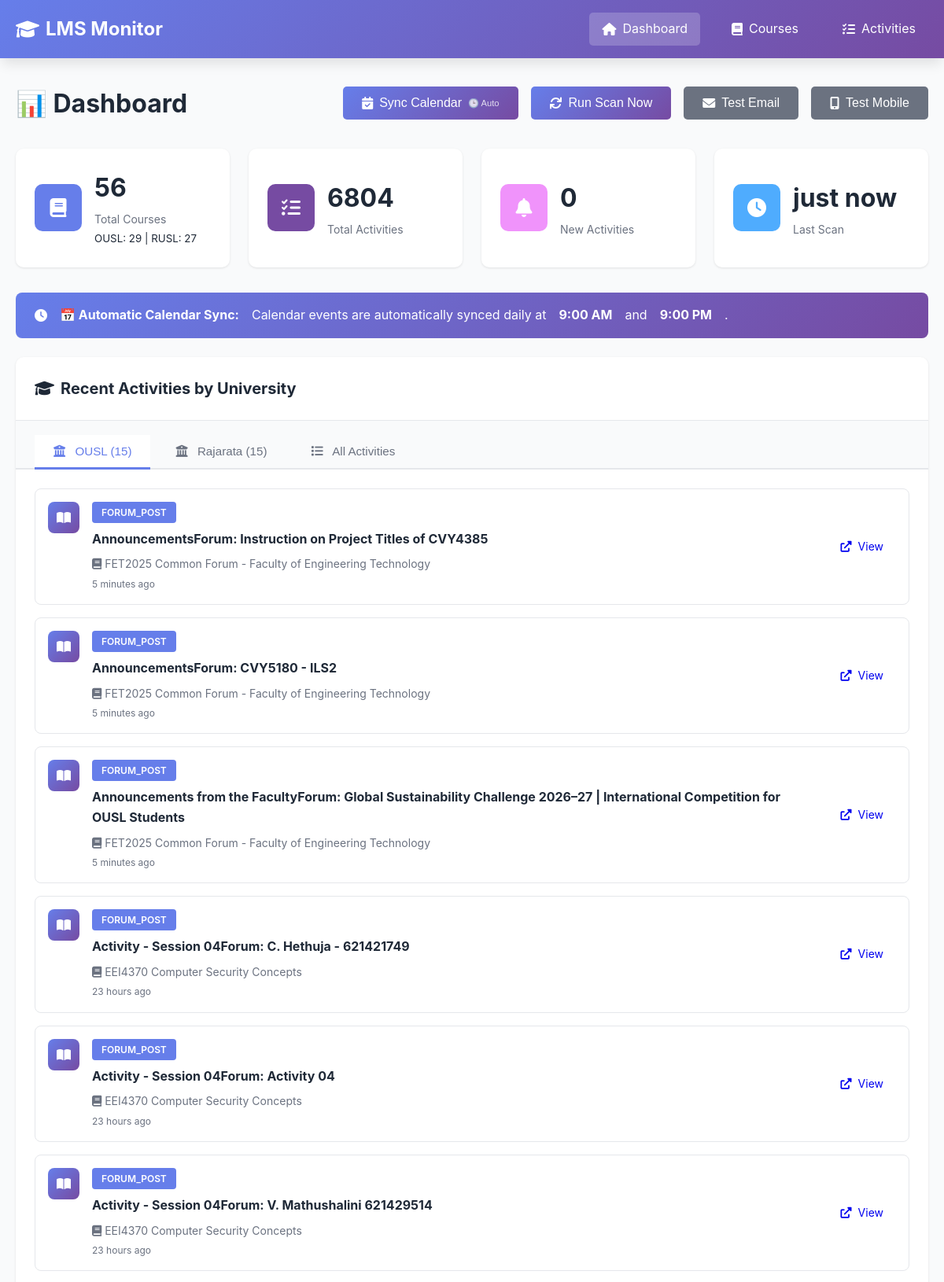
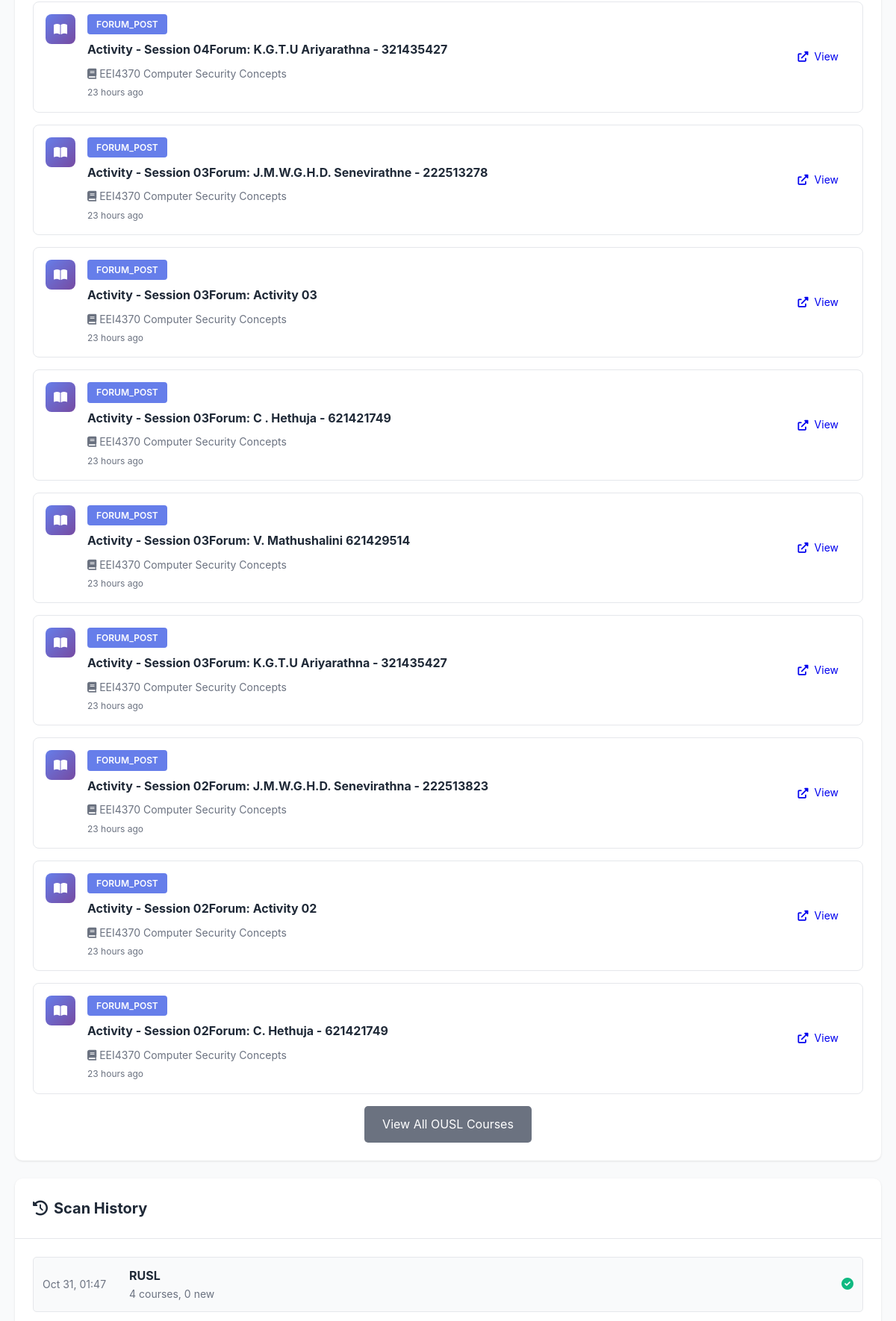
The page / (upper part) on the database its author committed (2 pictures, top to bottom).
### tables this page shows
CREATE TABLE scan_history (
                id INTEGER PRIMARY KEY AUTOINCREMENT,
                lms_name TEXT NOT NULL,
                scan_time TIMESTAMP DEFAULT CURRENT_TIMESTAMP,
                courses_found INTEGER,
                activities_found INTEGER,
                new_activities INTEGER,
                status TEXT,
                error_message TEXT
            );

CREATE TABLE courses (
                id INTEGER PRIMARY KEY AUTOINCREMENT,
                course_id TEXT UNIQUE NOT NULL,
                lms_name TEXT NOT NULL,
                course_name TEXT NOT NULL,
                course_url TEXT,
                first_seen TIMESTAMP DEFAULT CURRENT_TIMESTAMP,
                last_checked TIMESTAMP DEFAULT CURRENT_TIMESTAMP
            );

### app.py (the view, shortened to what this page needs)
@app.route('/')
def index():
    stats = db.get_stats()
    recent_activities = db.get_recent_activities(limit=20)
    scan_history = db.get_scan_history(limit=10)
    ousl_activities = db.get_activities_by_lms('OUSL', limit=15)
    rusl_activities = db.get_activities_by_lms('RUSL', limit=15)
    upcoming_deadlines = db.get_all_upcoming_deadlines(days_ahead=365)
    import re
    is_render = os.getenv('RENDER') is not None or os.getenv('RAILWAY_ENVIRONMENT') is not None
    return render_template('index.html',
                          stats=stats,
                          recent_activities=recent_activities,
                          ousl_activities=ousl_activities,
                          rusl_activities=rusl_activities,
                          upcoming_deadlines=upcoming_deadlines,
                          scan_history=scan_history,
                          is_render=is_render)

### app.py (called while the page is built)
@app.template_filter('datetime')
def format_datetime(value, format='%Y-%m-%d %H:%M:%S'):
    if value is None:
        return ''
    if isinstance(value, str):
        try:
            value = datetime.fromisoformat(value.replace('Z', '+00:00'))
        except:
            return value
    if value.tzinfo is None:
        from datetime import timezone
        value = value.replace(tzinfo=timezone.utc)
    from datetime import timezone, timedelta
    colombo_tz = timezone(timedelta(hours=5, minutes=30))
    local_time = value.astimezone(colombo_tz)
    return local_time.strftime(format)

### database.py (called while the page is built)
    def get_connection(self):
        return sqlite3.connect(self.db_path)

    def get_recent_activities(self, limit: int = 50) -> List[Dict[str, Any]]:
        conn = self.get_connection()
        cursor = conn.cursor()
        cursor.execute("""
            SELECT
                a.activity_id,
                a.activity_type,
                a.title,
                a.description,
                a.url,
                a.deadline,
                a.first_seen,
                a.is_new,
                c.course_name,
                c.lms_name
            FROM activities a
            JOIN courses c ON a.course_id = c.course_id
            ORDER BY a.first_seen DESC
            LIMIT ?
        """, (limit,))
        columns = [desc[0] for desc in cursor.description]
        activities = [dict(zip(columns, row)) for row in cursor.fetchall()]
        conn.close()
        return activities

    def get_activities_by_lms(self, lms_name: str, limit: int = 20) -> List[Dict[str, Any]]:
        conn = self.get_connection()
        cursor = conn.cursor()
        cursor.execute("""
            SELECT
                a.activity_id,
                a.activity_type,
                a.title,
                a.description,
                a.url,
                a.deadline,
                a.first_seen,
                a.is_new,
                c.course_name,
                c.lms_name
            FROM activities a
            JOIN courses c ON a.course_id = c.course_id
            WHERE c.lms_name = ?
            ORDER BY a.first_seen DESC
            LIMIT ?
        """, (lms_name, limit))
        columns = [desc[0] for desc in cursor.description]
        activities = [dict(zip(columns, row)) for row in cursor.fetchall()]
        conn.close()
        return activities

### templates/index.html (shortened to what this page needs)
{% extends "base.html" %}  {% block content %}
<div class="dashboard">
  <div class="page-header">
    <h1>📊 Dashboard</h1>
    <div class="actions">
      <button
        onclick="syncCalendar()"
        class="btn btn-primary"
        title="Auto-syncs daily at 9 AM & 9 PM"
      >
        <i class="fas fa-calendar-check"></i> Sync Calendar
        <span style="font-size: 0.7em; opacity: 0.8">🕒 Auto</span>
      </button>
      {% if is_render %}
      <button class="btn btn-secondary" disabled title="Scanning is automated via GitHub Actions (runs twice daily)">
        <i class="fas fa-sync"></i> Auto Scan (GitHub Actions)
      </button>
      {% else %}
      <button onclick="triggerScan()" class="btn btn-primary">
        <i class="fas fa-sync"></i> Run Scan Now
      </button>
      {% endif %}
      <button onclick="testEmail()" class="btn btn-secondary">
        <i class="fas fa-envelope"></i> Test Email
      </button>
      <button onclick="testNtfy()" class="btn btn-secondary">
        <i class="fas fa-mobile-alt"></i> Test Mobile
      </button>
    </div>
  </div>
  <div class="stats-grid">
    <div class="stat-card">
      <div class="stat-icon" style="background: #667eea">
        <i class="fas fa-book"></i>
      </div>
      <div class="stat-content">
        <h3>{{ stats.total_courses }}</h3>
        <p>Total Courses</p>
        <small
          >OUSL: {{ stats.ousl_courses }} | RUSL: {{ stats.rusl_courses
          }}</small
        >
      </div>
    </div>
    <div class="stat-card">
      <div class="stat-icon" style="background: #764ba2">
        <i class="fas fa-tasks"></i>
      </div>
      <div class="stat-content">
        <h3>{{ stats.total_activities }}</h3>
        <p>Total Activities</p>
      </div>
    </div>
    <div class="stat-card">
      <div class="stat-icon" style="background: #f093fb">
        <i class="fas fa-bell"></i>
      </div>
      <div class="stat-content">
        <h3 id="new-activities-count">{{ stats.new_activities }}</h3>
        <p>New Activities</p>
      </div>
    </div>
    <div class="stat-card">
      <div class="stat-icon" style="background: #4facfe">
        <i class="fas fa-clock"></i>
      </div>
      <div class="stat-content">
        <h3>
          {{ stats.last_scan_time|timeago if stats.last_scan_time else 'Never'
          }}
        </h3>
        <p>Last Scan</p>
      </div>
    </div>
  </div>
  <div
    class="alert alert-success"
    style="
      background: linear-gradient(135deg, #667eea 0%, #764ba2 100%);
      color: white;
      border: none;
    "
  >
    <i class="fas fa-clock"></i>
    <strong>📅 Automatic Calendar Sync:</strong> Calendar events are
    automatically synced daily at <strong>9:00 AM</strong> and
    <strong>9:00 PM</strong>.
  </div>
  <div class="card">
    <div class="card-header">
      <h2>
        <i class="fas fa-graduation-cap"></i> Recent Activities by University
      </h2>
    </div>
    <div class="tabs">
      <button class="tab-button active" onclick="openTab(event, 'ousl')">
        <i class="fas fa-university"></i> OUSL ({{ ousl_activities|length }})
      </button>
      <button class="tab-button" onclick="openTab(event, 'rusl')">
        <i class="fas fa-university"></i> Rajarata ({{ rusl_activities|length
        }})
      </button>
      <button class="tab-button" onclick="openTab(event, 'all')">
        <i class="fas fa-list"></i> All Activities
      </button>
    </div>
    <div id="ousl" class="tab-content active">
      <div class="card-body">
        {% if ousl_activities %}
        <div class="activity-list">
          {% for activity in ousl_activities %}
          <div class="activity-item {% if activity.is_new %}new{% endif %}">
            <div class="activity-icon">
              {% if activity.activity_type == 'assign' %}
              <i class="fas fa-file-alt"></i>
              {% elif activity.activity_type == 'quiz' %}
              <i class="fas fa-question-circle"></i>
              {% elif activity.activity_type == 'resource' %}
              <i class="fas fa-file"></i>
              {% elif activity.activity_type == 'forum' %}
              <i class="fas fa-comments"></i>
              {% else %}
              <i class="fas fa-book-open"></i>
              {% endif %}
            </div>
            <div class="activity-content">
              <div class="activity-header">
                <span class="activity-type">{{ activity.activity_type }}</span>
              </div>
              <h4>{{ activity.title }}</h4>
              <p class="activity-course">
                <i class="fas fa-book"></i> {{ activity.course_name }}
              </p>
              <p class="activity-time">{{ activity.first_seen|timeago }}</p>
            </div>
            {% if activity.url %}
            <a href="{{ activity.url }}" target="_blank" class="btn btn-small">
              <i class="fas fa-external-link-alt"></i> View
            </a>
            {% endif %}
          </div>
          {% endfor %}
        </div>
        <div style="text-align: center; margin-top: 1rem">
          <a href="/courses?lms=OUSL" class="btn btn-secondary"
            >View All OUSL Courses</a
          >
        </div>
        {% else %}
        <p class="empty-state">
          No OUSL activities found yet. Run a scan to get started!
        </p>
        {% endif %}
      </div>
    </div>
  </div>
  <div class="card">
    <div class="card-header">
      <h2><i class="fas fa-history"></i> Scan History</h2>
    </div>
    <div class="card-body">
      {% if scan_history %}
      <div class="scan-history">
        {% for scan in scan_history %}
        <div class="scan-item">
          <div class="scan-time">
            {{ scan.scan_time|datetime('%b %d, %H:%M') }}
          </div>
          <div class="scan-info">
            <strong>{{ scan.lms_name }}</strong>
            <span class="scan-stats">
              {{ scan.courses_found }} courses, {{ scan.new_activities }} new
            </span>
          </div>
          <div class="scan-status">
            {% if scan.status == 'success' %}
            <span class="status-success"
              ><i class="fas fa-check-circle"></i
            ></span>
            {% else %}
            <span class="status-error"
              ><i class="fas fa-times-circle"></i
            ></span>
            {% endif %}
          </div>
        </div>
        {% endfor %}
      </div>
      {% else %}
      <p class="empty-state">No scan history yet.</p>
      {% endif %}
    </div>
  </div>
</div>
{% endblock %}

### rows shown on the page
scan_history: last_scan_time "just now", scan_time "Oct 31, 01:47", lms_name "RUSL", courses_found "4", new_activities "0", status "success" (drawn)
courses: activity_type "FORUM_POST", title "AnnouncementsForum: Instruction on Project Titles of CVY4385", course_name "FET2025 Common Forum - Faculty of Engineering Technology", first_seen "5 minutes ago", title "AnnouncementsForum: CVY5180 - ILS2", title "Announcements from the FacultyForum: Global Sustainability Challenge 2026–27 | International Competition for OUSL Students"
courses: activity_type "FORUM_POST", title "Activity - Session 04Forum: C. Hethuja - 621421749", course_name "EEI4370 Computer Security Concepts", first_seen "23 hours ago", title "Activity - Session 04Forum: Activity 04", title "Activity - Session 04Forum: V. Mathushalini 621429514", title "Activity - Session 04Forum: K.G.T.U Ariyarathna - 321435427", title "Activity - Session 03Forum: J.M.W.G.H.D. Senevirathne - 222513278", title "Activity - Session 03Forum: Activity 03", title "Activity - Session 03Forum: C . Hethuja - 621421749", title "Activity - Session 03Forum: V. Mathushalini 621429514", title "Activity - Session 03Forum: K.G.T.U Ariyarathna - 321435427", title "Activity - Session 02Forum: J.M.W.G.H.D. Senevirathna - 222513823", title "Activity - Session 02Forum: Activity 02", title "Activity - Session 02Forum: C. Hethuja - 621421749"

### other values the page prints
{{ stats.total_courses }} "56"
{{ stats.ousl_courses }} "29"
{{ stats.rusl_courses }} "27"
{{ stats.total_activities }} "6804"
{{ stats.new_activities }} "0"
{{ ousl_activities|length }} "15"
{{ rusl_activities|length }} "15"
